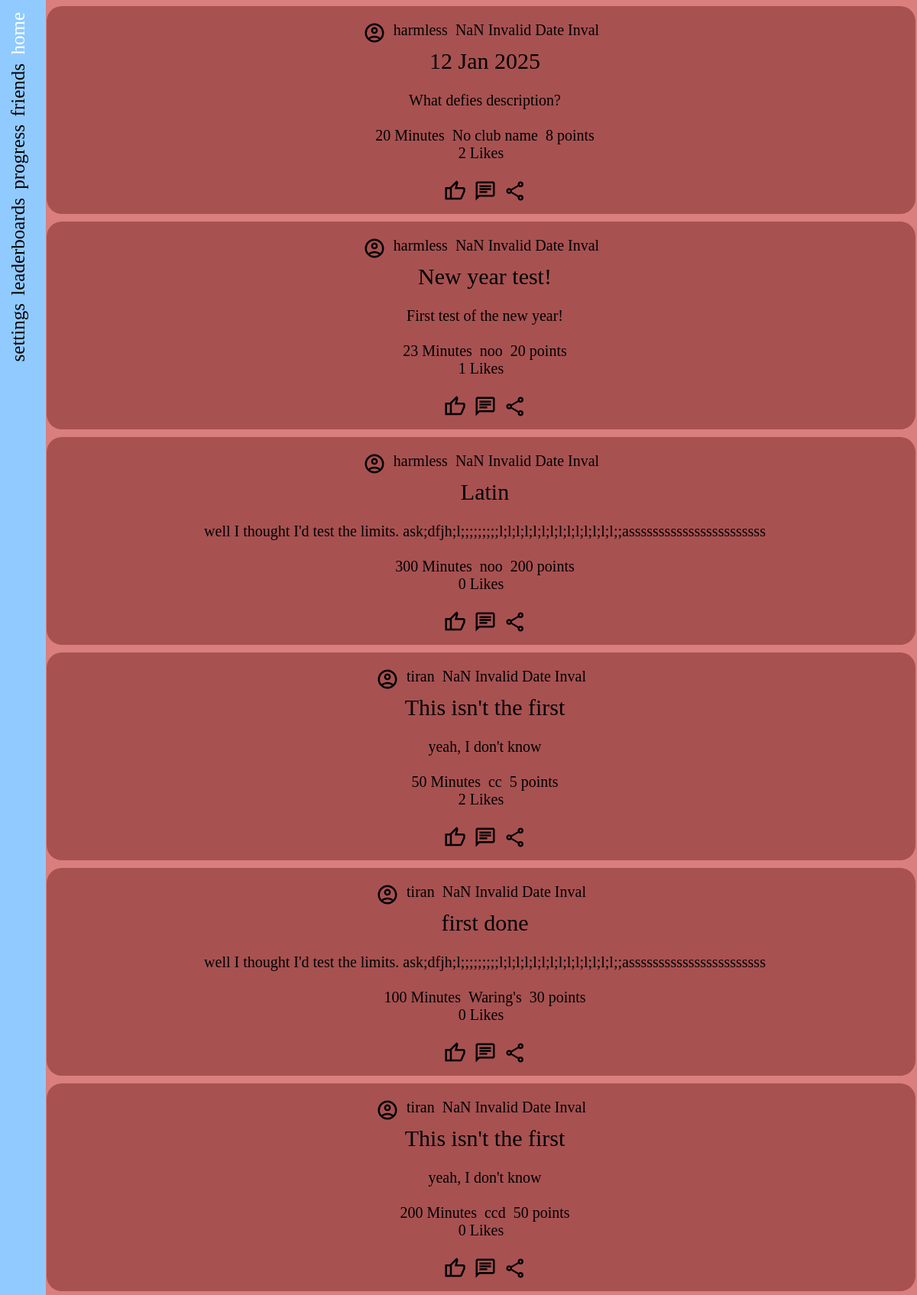
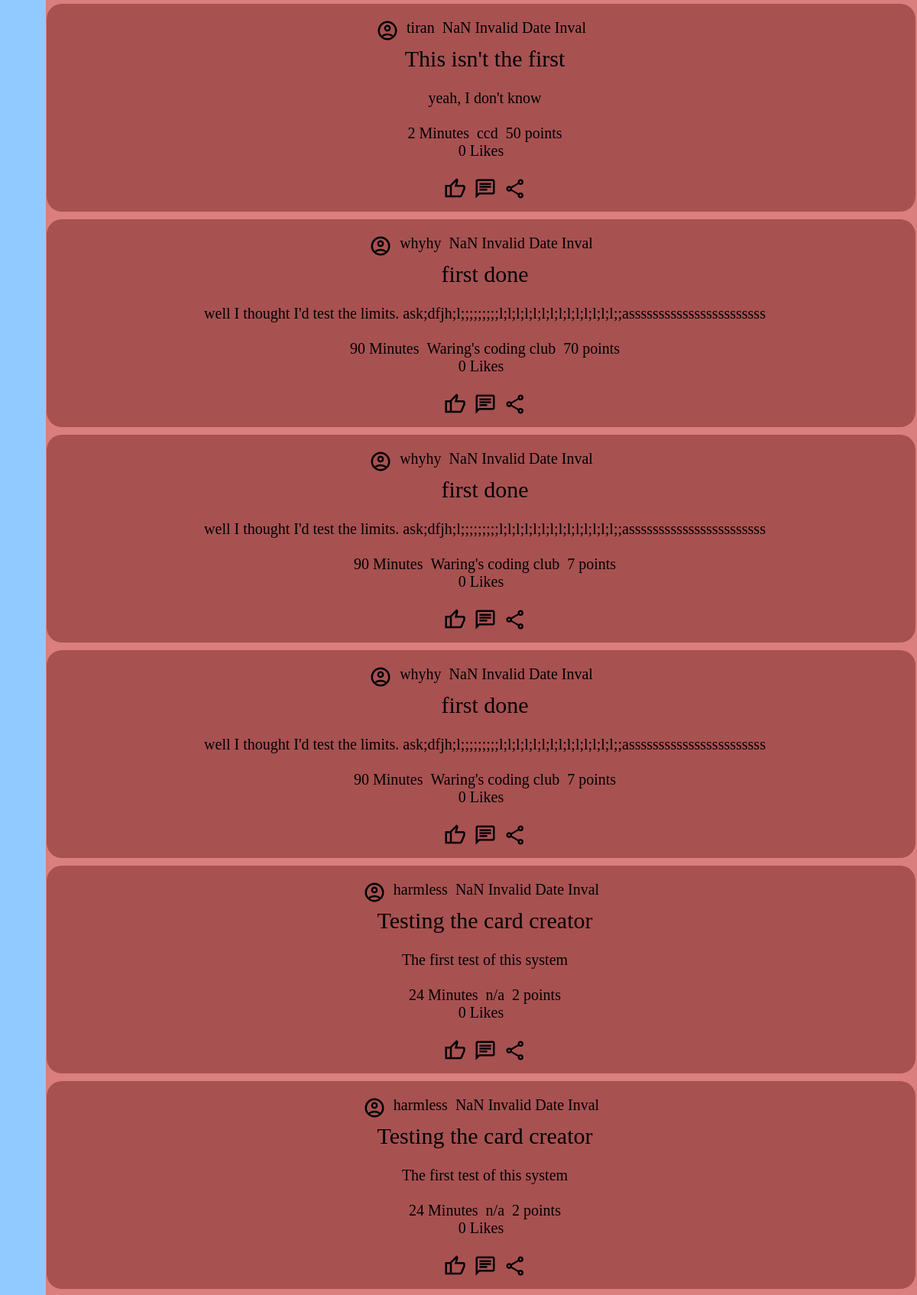
Screenshot of / (signed in, upper part) with the database file from the repository (2 pictures, top to bottom).
### tables this page shows
CREATE TABLE CARDS (ID INTEGER PRIMARY KEY AUTOINCREMENT NOT NULL, title TEXT, description TEXT, userID INT, start DATETIME, duration INT, points, INT, picture IMAGE, address TEXT);

CREATE TABLE USERS (ID INTEGER PRIMARY KEY AUTOINCREMENT NOT NULL, firstname TEXT, lastname TEXT, username TEXT, email TEXT, age INT, profile_pic IMAGE, date_joined DATE, password HASH);

### app/main.py (the view)
@main.route('/')
def index():
    if current_user.is_authenticated:
        a = render_template("mainpages/home.html", cards = get_cards(current_user.id))
        return a
    else:
        return render_template('user/index.html')

### app/__init__.py (called while the page is built)
@login_manager.user_loader
def load_user(user_id):
    return get_user_by_id(user_id)

### app/auth.py (called while the page is built)
def get_user_by_id(user_id):
    conn = sqlite3.connect('main.db')
    cursor = conn.cursor()
    cursor.execute("SELECT * FROM users WHERE id = ?", (user_id,))
    user = cursor.fetchone()
    conn.close()
    if user:
        return User(user[0], user[1], user[2], user[3], user[4], user[5], user[6], user[7], user[8])
    return None

### app/main.py (called while the page is built)
def get_cards(id):
    cards = db.main.Cards().get_cards_of_frds(id)
    return cards

### db/main.py (called while the page is built)
def create_dict(cursor, row):
    d = {}
    for idx,col in enumerate(cursor.description):
        d[col[0]] = row[idx]
    return d

    def get_friends_ids(self, userID): # returns the ids of friends of a given user
        ids = self.conn.execute('''SELECT Users.ID FROM Friends
                    INNER JOIN Users ON Users.ID = Friends.userID2
                    WHERE Friends.userID1 = ?;''', [userID])
        return ids.fetchall()

    def get_likes(self, cardID):
        likes = self.conn.execute('''SELECT username, Users.ID FROM Card_responses
                        INNER JOIN Users ON Users.ID = Card_responses.userID
                        WHERE Card_responses.comment is NULL
                        AND Card_responses.cardID = ?''', [cardID]).fetchall()
        return len(likes)

### app/templates/mainpages/home.html (shortened to what this page needs)
{% extends "base.html" %}
{% block head %}
    <link rel="stylesheet" href="../static/card.css">
    <link rel="stylesheet" href="../static/home.css">
{% endblock head %}
{% block side %}
    <div class="sidebar">
        <a class="aaa home active" href="{{url_for('main.index')}}">home</a>
        <a class="aaa friends" href="{{url_for('main.friends')}}">friends</a>
        <a class="aaa progress" href="progress">progress</a>
        <a class="aaa leaderboards" href="leaderboards">leaderboards</a>
        <a class="aaa settings" href="settings">settings</a>
    </div>
{% endblock side %}
{% block body %}
    {% from "macros.html" import card with context%}
    {% for item in cards %}
        {{card("../static/images/icon.svg", item['username'], item['start'], item['title'], item['description'], item['duration'], item['address'], item['points'], item['likes'], item['IDD'], item['uID'], loop.index)}}
    {% endfor %}
{% endblock body %}

### app/templates/macros.html (shortened to what this page needs)
{% macro card(icon, username, date, title, desc, duration, location, intensity, likes, id, uID, num=0) %}
        <div class="card">
            <div class="row-one">
                <div class="card-icon click{{uID}}"><img src="{{icon}}" alt="img" class="icon"></div>
                <div class="username click{{uID}}">{{ username }}</div>
                <div class="date" id="date{{num}}">{{ date }}</div>
            </div>
            <div class="title">{{ title }}</div>
            <br>
            <div class="desc">{{ desc }}</div>
            <br>
             <div class="row-four">
                <div class="duration">{{duration}} Minutes</div>
                <div class="location">{{location}}</div>
                <div class="intensity">{{intensity}} points</div>
             </div>
            <div class="likes" id="likes{{num}}">{{likes}} Likes</div>
            <br>
            <div class="row-six">
                <div class="thumb"><img src="../static/images/like.svg" onclick="add_like({{id}})" alt="" class="icon"></div>
                <div class="chat" onclick="location.href='/chat/{{id}}'"><img src="../static/images/chat.svg" alt="" class="icon"></div>
                <div class="share" id='s_icon{{num}}'><img src="../static/images/share.svg" alt="" class="icon"></div>
            </div>
        </div>
    {% endmacro %}

### app/static/sidebar.css (style rules this page uses)
body { background-color: #DA7E7E; }
div { float: left; }
.sidebar { height: 100%; width: 60px; position: fixed; z-index: 1; top: 0; left: 0; background-color: #90CAFF; overflow-x: hidden; padding-top: 10px; }
.aaa { writing-mode: vertical-rl; rotate: 180deg; padding: 5px 10px 6px 16px; text-decoration: none; color: black; font-size: 25px; display: block ; }
.active { color: white; }

### app/static/card.css (style rules this page uses)
.card { border-radius: 20px; background-color: #A85151; width: 100%; margin-bottom: 10px; padding-top: 10px; display: flex; flex-direction: column; align-items: center; justify-content: baseline; text-align: center; flex-wrap: wrap; font-size: 20px; }
.row-one { padding-top: 10px; }
.icon { object-fit: contain; width: 30px; margin: 0 auto; }
.username, .date, .title, .desc, .duration, .location, .intensity, .thumb, .chat, .share { margin: 0; padding-left: 10px; text-align: center; }
.desc { max-width: 90%; overflow-wrap: break-word; flex: 1; }
.row-six { padding-bottom: 10px; }
.title { font-size: 30px; }

### app/static/home.css (style rules this page uses)
img { object-fit: contain; width: 35px; margin: 0 auto; }

### rows the page displays
CARDS: title "12 Jan 2025", description "What defies description?", duration "20", address "No club name", points "8", likes "2"
USERS: username "harmless"
CARDS: title "New year test!", description "First test of the new year!", duration "23", address "noo", points "20", userID "1"
CARDS: title "Latin", description "well I thought I'd test the limits. ask;dfjh;l;;;;;;;;;l;l;l;l;l;l;l;l;l;l;l;l;l;l;;asssssssssssssssssssssss", duration "300", address "noo", points "200", picture "0"
CARDS: title "This isn't the first", description "yeah, I don't know", duration "50", address "cc", points "5", likes "2"
USERS: username "tiran"
CARDS: title "first done", description "well I thought I'd test the limits. ask;dfjh;l;;;;;;;;;l;l;l;l;l;l;l;l;l;l;l;l;l;l;;asssssssssssssssssssssss", duration "100", address "Waring's", points "30", picture "0"
CARDS: title "This isn't the first", description "yeah, I don't know", duration "200", address "ccd", points "50", picture "0"
CARDS: title "This isn't the first", description "yeah, I don't know", duration "2", address "ccd", points "50", picture "0"
CARDS: title "first done", description "well I thought I'd test the limits. ask;dfjh;l;;;;;;;;;l;l;l;l;l;l;l;l;l;l;l;l;l;l;;asssssssssssssssssssssss", duration "90", address "Waring's coding club", points "70", picture "0"
USERS: username "whyhy"
CARDS: title "first done", description "well I thought I'd test the limits. ask;dfjh;l;;;;;;;;;l;l;l;l;l;l;l;l;l;l;l;l;l;l;;asssssssssssssssssssssss", duration "90", address "Waring's coding club", intensity "7", picture "0"
CARDS: title "first done", description "well I thought I'd test the limits. ask;dfjh;l;;;;;;;;;l;l;l;l;l;l;l;l;l;l;l;l;l;l;;asssssssssssssssssssssss", duration "90", address "Waring's coding club", points "7", picture "0"
CARDS: title "Testing the card creator", description "The first test of this system", duration "24", address "n/a", points "2", likes "0"
CARDS: title "Testing the card creator", description "The first test of this system", duration "24", address "n/a", points "2", picture "0"
